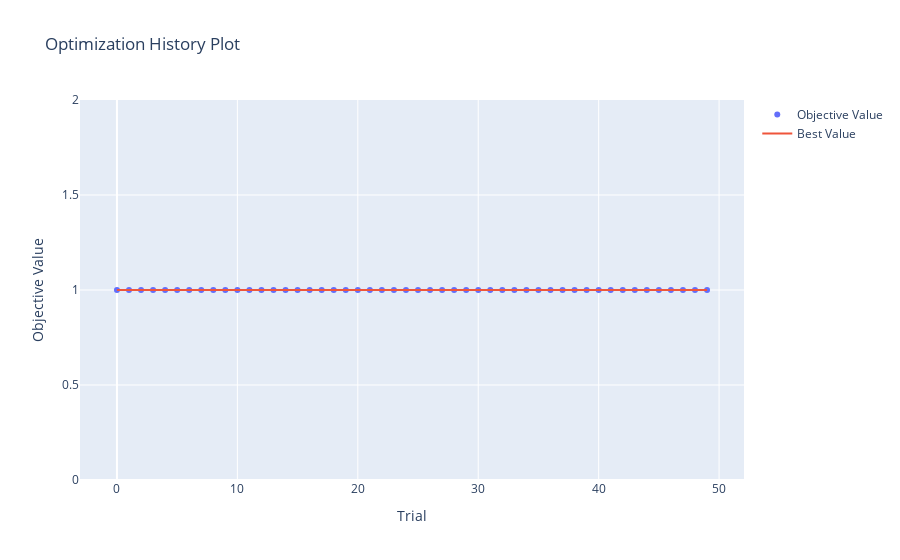

Notebook source saved alongside this figure:
### Code cell
from optuna.visualization import plot_optimization_history

plot_optimization_history(study_lr)
